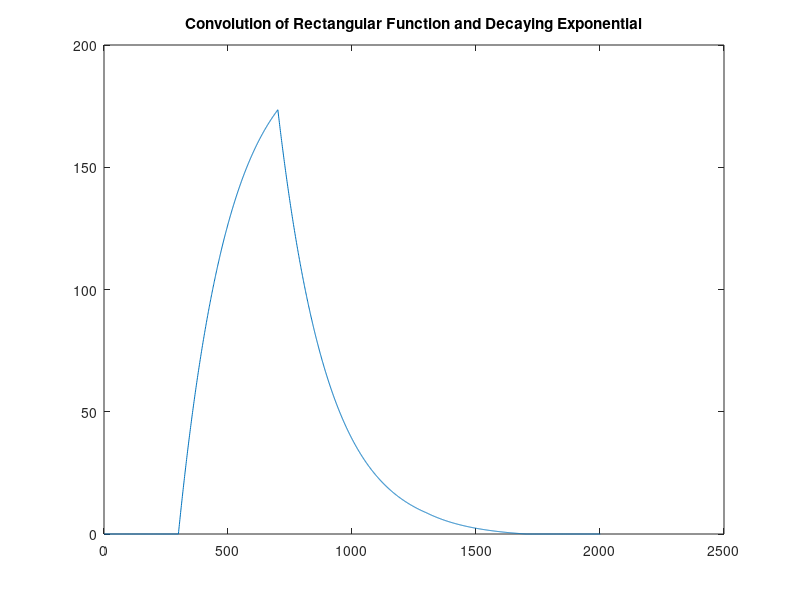

The MATLAB source for this figure:
clear;

t = linspace(0,10,1001);

omega = pi/4;

rect = sign(real(exp(j*omega*(t-5))));

for i = 1:length(t)
   if rect(i) == -1
       rect(i) = 0;
   end
end

decexp = exp(-0.5*t);

convolution = conv(rect,decexp);

plot(convolution)
title("Convolution of Rectangular Function and Decaying Exponential")